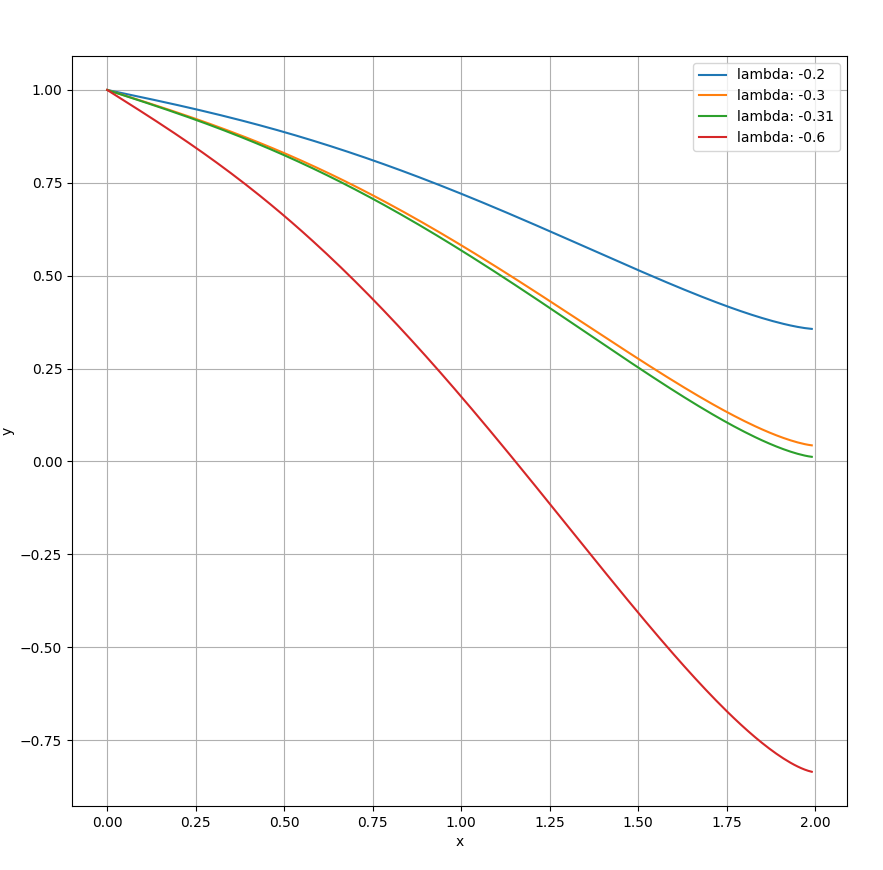

The script that drew this image:
import matplotlib
import matplotlib.pyplot as plt
import math
import numpy as np
from matplotlib.ticker import LinearLocator
from matplotlib import cm
matplotlib.use('TkAgg')


def dy_fn(u):
    return u

def du_fn(x0, x, u):
    u_2 = u**2
    four_x0_2 = (4*(x0**2))
    eight_x_2 = (8*(x**2))
    x0_2 = x0**2
    x_2 = x**2
    four_x_2 = (4*(x**2))

    return (
        x * u * (four_x0_2 - eight_x_2 - 1 - u_2)
    ) / ((x0_2 - x_2) * (1 + four_x_2))

def runge_kutta(x0, x1, y1, u1):
    h = 0.01

    steps = int(abs(x1 - x0) // h)
    
    y = [y1]
    u = [u1]
    x = [x1]
    for _ in range(steps):
        c1 = dy_fn(u[-1])
        d1 = du_fn(x0, x[-1], u[-1])

        c2 = dy_fn(u[-1] + (h * d1 / 2))
        d2 = du_fn(x0, x[-1] + (h / 2), u[-1] + (h * d1 / 2))

        c3 = dy_fn(u[-1] + (h * d2 / 2))
        d3 = du_fn(x0, x[-1] + (h / 2), u[-1] + (h * d2 / 2))

        c4 = dy_fn(u[-1] + (h * d3))
        d4 = du_fn(x0, x[-1] + h, u[-1] + (h * d3))

        y.append(y[-1] + ((h / 6) * (c1 + (2 * c2) + (2 * c3) + c4)))
        u.append(u[-1] + ((h / 6) * (d1 + (2 * d2) + (2 * d3) + d4)))
        x.append(x[-1] + h)

    return np.array(x), np.array(y) 


def main():
    fig, ax1 = plt.subplots(figsize=(10, 10), subplot_kw={"projection": "3d"})
    fig, ax2 = plt.subplots(figsize=(10, 10))

    x0 = 2
    x1 = 0
    y1 = 1

    legends = []
    for _lambda in [-0.2, -0.3, -0.31, -0.6]:
        x, y = runge_kutta(x0, x1, y1, u1=_lambda)
        ax2.plot(x, y)
        legends.append(f"lambda: {_lambda}")

    ax2.legend(labels=legends)
    ax2.set_xlabel("x")
    ax2.set_ylabel("y")
    ax2.grid(True)

    # 3D plot
    x, y = runge_kutta(x0, x1, y1, u1=-0.31)
    X = np.arange(-3, 3, 0.25)
    Y = np.arange(-2, 2, 0.25)
    X, Y = np.meshgrid(X, Y)
    Z = X**2
    ax1.plot(x, y, color="red", linestyle="dashed")
    ax1.plot_wireframe(X, Y, Z, rstride=1, cstride=1)
    # surf = ax1.plot_surface(X, Y, Z, linewidth=0, antialiased=False)
    ax1.scatter(2, 0, 4, c='black', marker='o', s=100)
    ax1.scatter(0, 1, 0, c='black', marker='o', s=100)

    ax1.scatter(x, y, x**2, c='red', marker='.')

    ax1.set_xlabel('x')
    ax1.set_ylabel('y')
    ax1.set_zlabel('z')

    plt.show()


if __name__ == "__main__":
    main()
